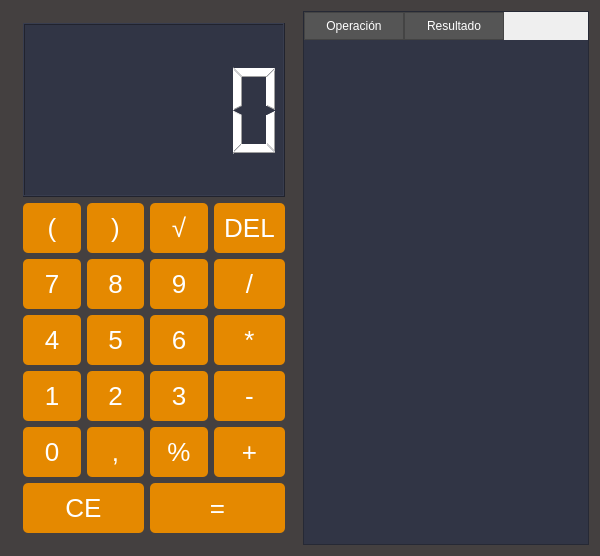
<?xml version="1.0" encoding="UTF-8"?>
<ui version="4.0">
 <class>Calculadora</class>
 <widget class="QDialog" name="Calculadora">
  <property name="enabled">
   <bool>true</bool>
  </property>
  <property name="geometry">
   <rect>
    <x>0</x>
    <y>0</y>
    <width>600</width>
    <height>556</height>
   </rect>
  </property>
  <property name="minimumSize">
   <size>
    <width>600</width>
    <height>556</height>
   </size>
  </property>
  <property name="windowTitle">
   <string>Calculadora</string>
  </property>
  <property name="styleSheet">
   <string notr="true">
QDialog {
    background-color: #444040;
}
QPushButton {
    background-color: #e58900;
    color: rgb(255, 255, 255);
    font-size: 26px;
    border-radius: 5px;
    padding: 10px;
}
QPushButton:hover {
    background-color: #7f4c00;
}
QLCDNumber {
    background-color: rgb(49, 53, 69);
    color: rgb(255, 255, 255);
}
QTableWidget {
    background-color: rgb(49, 53, 69);
    color: rgb(255, 255, 255);
    font-size: 16px;
}
/* Esta es la parte del encabezado de la tabla */
QHeaderView::section {
    background-color: #555555;
    color: #ffffff;
    padding: 4px;
    border: 1px solid #444444;
}
</string>
  </property>
  <layout class="QHBoxLayout" name="horizontalLayout">
   <item>
    <layout class="QVBoxLayout" name="ColumnaPrincipalApp">
     <property name="spacing">
      <number>6</number>
     </property>
     <property name="sizeConstraint">
      <enum>QLayout::SizeConstraint::SetDefaultConstraint</enum>
     </property>
     <property name="leftMargin">
      <number>12</number>
     </property>
     <property name="topMargin">
      <number>12</number>
     </property>
     <property name="rightMargin">
      <number>12</number>
     </property>
     <property name="bottomMargin">
      <number>12</number>
     </property>
     <item>
      <widget class="QLCDNumber" name="lcdNumber">
       <property name="sizePolicy">
        <sizepolicy hsizetype="Expanding" vsizetype="Preferred">
         <horstretch>0</horstretch>
         <verstretch>1</verstretch>
        </sizepolicy>
       </property>
       <property name="segmentStyle">
        <enum>QLCDNumber::SegmentStyle::Filled</enum>
       </property>
      </widget>
     </item>
     <item>
      <layout class="QGridLayout" name="Botones">
       <item row="0" column="0">
        <widget class="QPushButton" name="botonParentesisIzq">
         <property name="text">
          <string>(</string>
         </property>
        </widget>
       </item>
       <item row="0" column="1">
        <widget class="QPushButton" name="botonParentesisDer">
         <property name="text">
          <string>)</string>
         </property>
        </widget>
       </item>
       <item row="0" column="2">
        <widget class="QPushButton" name="botonRaiz">
         <property name="text">
          <string>√</string>
         </property>
        </widget>
       </item>
       <item row="0" column="3">
        <widget class="QPushButton" name="botonEliminar">
         <property name="text">
          <string>DEL</string>
         </property>
        </widget>
       </item>
       <item row="1" column="0">
        <widget class="QPushButton" name="boton7">
         <property name="text">
          <string>7</string>
         </property>
        </widget>
       </item>
       <item row="1" column="1">
        <widget class="QPushButton" name="boton8">
         <property name="text">
          <string>8</string>
         </property>
        </widget>
       </item>
       <item row="1" column="2">
        <widget class="QPushButton" name="boton9">
         <property name="text">
          <string>9</string>
         </property>
        </widget>
       </item>
       <item row="1" column="3">
        <widget class="QPushButton" name="botonD">
         <property name="text">
          <string>/</string>
         </property>
        </widget>
       </item>
       <item row="2" column="0">
        <widget class="QPushButton" name="boton4">
         <property name="text">
          <string>4</string>
         </property>
        </widget>
       </item>
       <item row="2" column="1">
        <widget class="QPushButton" name="boton5">
         <property name="text">
          <string>5</string>
         </property>
        </widget>
       </item>
       <item row="2" column="2">
        <widget class="QPushButton" name="boton6">
         <property name="text">
          <string>6</string>
         </property>
        </widget>
       </item>
       <item row="2" column="3">
        <widget class="QPushButton" name="botonM">
         <property name="text">
          <string>*</string>
         </property>
        </widget>
       </item>
       <item row="3" column="0">
        <widget class="QPushButton" name="boton1">
         <property name="text">
          <string>1</string>
         </property>
        </widget>
       </item>
       <item row="3" column="1">
        <widget class="QPushButton" name="boton2">
         <property name="text">
          <string>2</string>
         </property>
        </widget>
       </item>
       <item row="3" column="2">
        <widget class="QPushButton" name="boton3">
         <property name="text">
          <string>3</string>
         </property>
        </widget>
       </item>
       <item row="3" column="3">
        <widget class="QPushButton" name="botonR">
         <property name="text">
          <string>-</string>
         </property>
        </widget>
       </item>
       <item row="4" column="0">
        <widget class="QPushButton" name="boton0">
         <property name="text">
          <string>0</string>
         </property>
        </widget>
       </item>
       <item row="4" column="1">
        <widget class="QPushButton" name="botonComa">
         <property name="text">
          <string>,</string>
         </property>
        </widget>
       </item>
       <item row="4" column="2">
        <widget class="QPushButton" name="botonPorcentaje">
         <property name="text">
          <string>%</string>
         </property>
        </widget>
       </item>
       <item row="4" column="3">
        <widget class="QPushButton" name="botonS">
         <property name="text">
          <string>+</string>
         </property>
        </widget>
       </item>
       <item row="5" column="0" colspan="2">
        <widget class="QPushButton" name="botonCE">
         <property name="text">
          <string>CE</string>
         </property>
        </widget>
       </item>
       <item row="5" column="2" colspan="2">
        <widget class="QPushButton" name="BotonIgual">
         <property name="text">
          <string>=</string>
         </property>
        </widget>
       </item>
      </layout>
     </item>
    </layout>
   </item>
   <item>
    <widget class="QTableWidget" name="tablaOperaciones">
     <property name="sizePolicy">
      <sizepolicy hsizetype="Expanding" vsizetype="Expanding">
       <horstretch>0</horstretch>
       <verstretch>0</verstretch>
      </sizepolicy>
     </property>
     <property name="styleSheet">
      <string notr="true"/>
     </property>
     <column>
      <property name="text">
       <string>Operación</string>
      </property>
     </column>
     <column>
      <property name="text">
       <string>Resultado</string>
      </property>
     </column>
    </widget>
   </item>
  </layout>
 </widget>
 <resources/>
 <connections/>
</ui>
